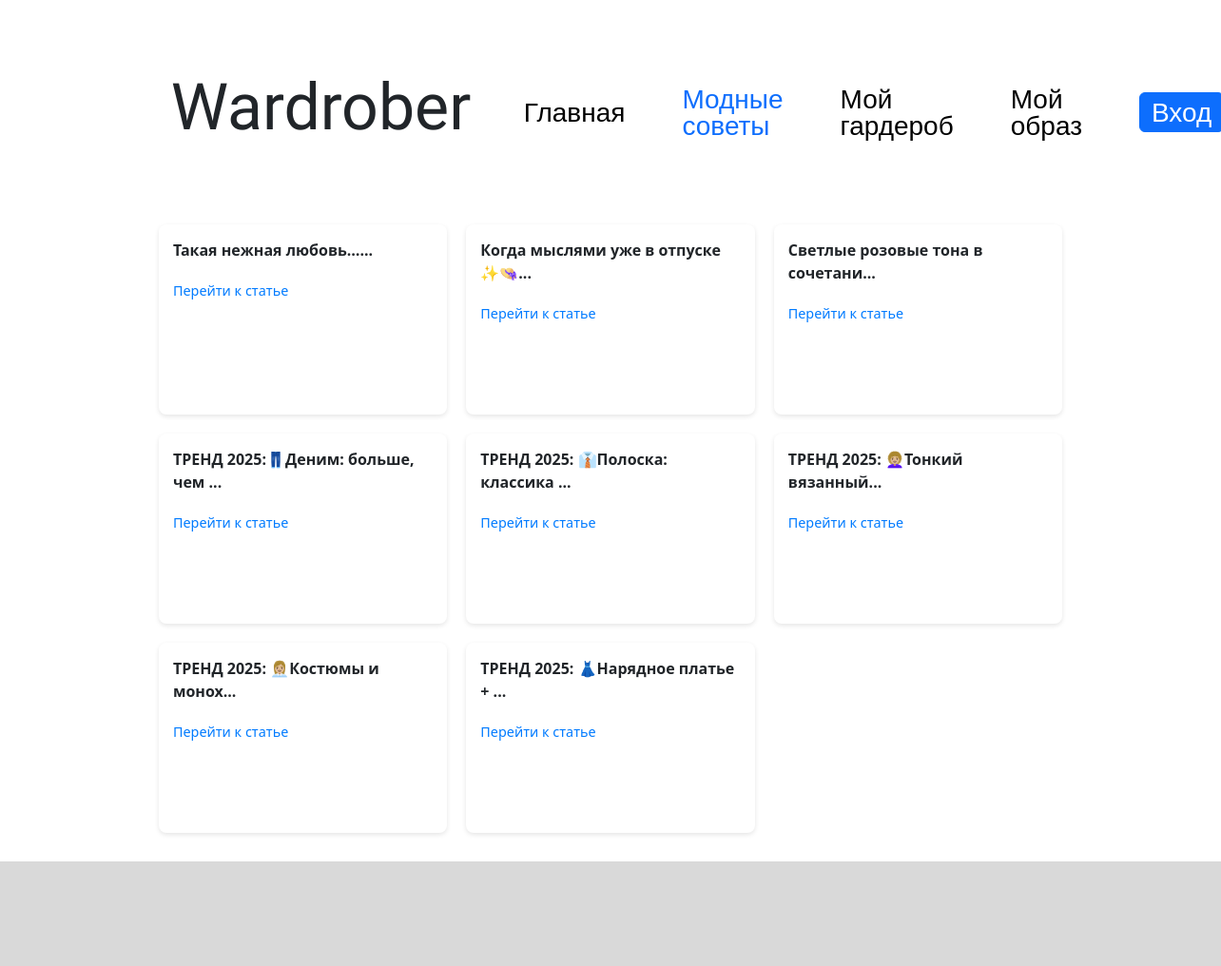
/advices, run on an earlier commit of the app's database.
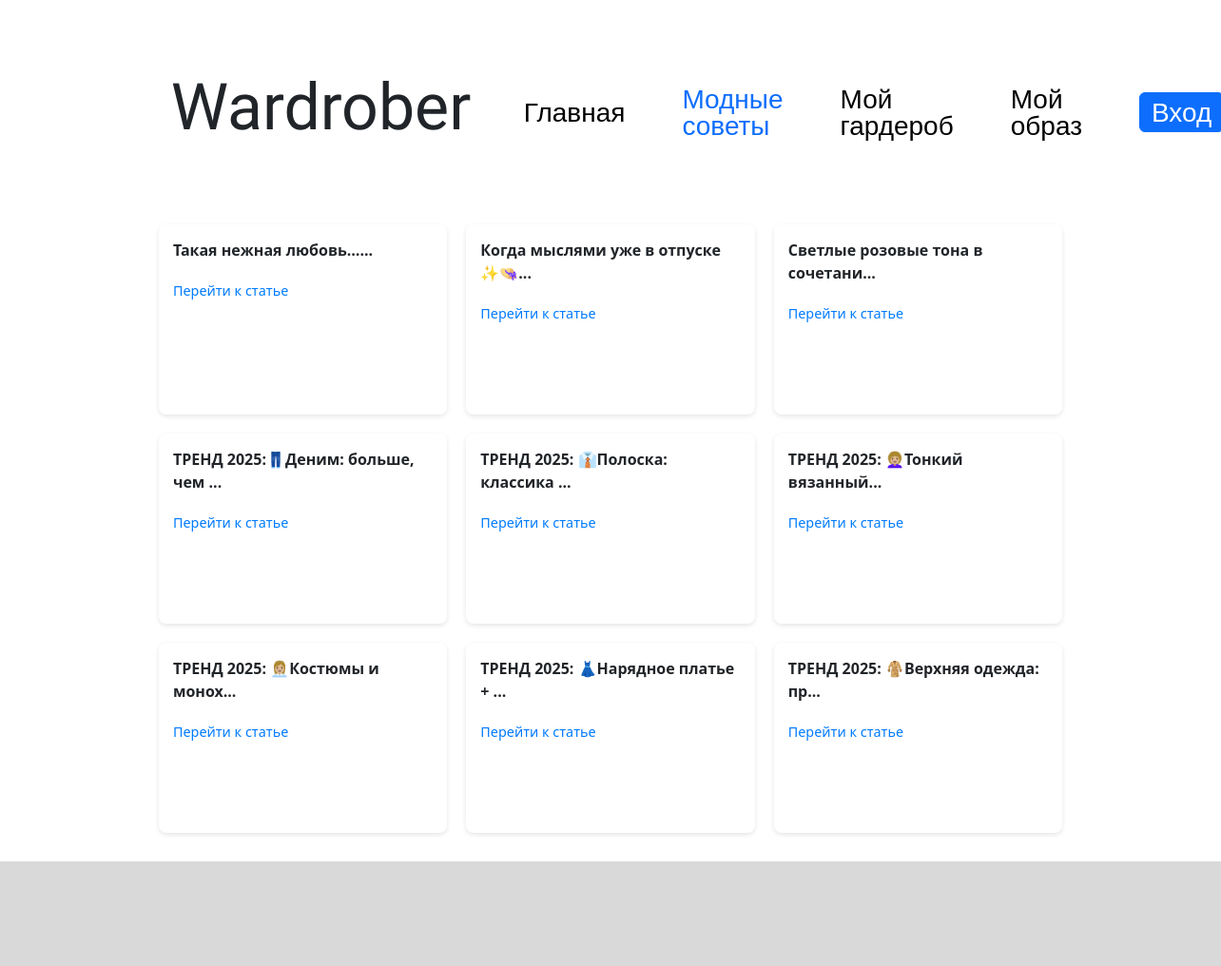
And on a later commit of the database.
### data/news.py (models this page shows)
class News(SqlAlchemyBase, SerializerMixin):
    __tablename__ = 'news'
    id = sqlalchemy.Column(sqlalchemy.Integer, primary_key=True, autoincrement=True)
    text = sqlalchemy.Column(sqlalchemy.String, nullable=False)
    title = sqlalchemy.Column(sqlalchemy.String, nullable=False)
    img_url = sqlalchemy.Column(sqlalchemy.String, nullable=False)

### server.py (the view)
@app.route('/advices')
def advices():
    db_sess = db_session.create_session()
    news = db_sess.query(News).all()
    data = []
    for new in news:
        data.append(new.to_dict())
    return render_template('advices.html', data=data, path=request.path)

### data/db_session.py (called while the page is built)
def create_session() -> Session:
    global __factory
    return __factory()

### templates/advices.html
{% extends "base.html" %}
{% block content %}
<div class="my_container">
<div class="cards-grid_wrd">
    {% for new in data %}
    <div class="cards-grid_wrd">
        <div class="card_wrd">
            <div class="card-title_wrd">{{new["title"]}}</div>
            <a href="/advice/{{ new['id'] }}" class="card-link_wrd">Перейти к статье</a>
        </div>
    </div>
    {% endfor %}
</div>
</div>
{% endblock %}

### templates/base.html (shortened to what this page needs)
<!doctype html>
<html lang="en">
<head>
    <link href="https://cdn.jsdelivr.net/npm/bootstrap@5.3.3/dist/css/bootstrap.min.css"
          rel="stylesheet"
>
    <link rel="stylesheet" type="text/css" href="/static/css/style.css"/>
</head>
<body>
<header>
    <nav>
        <h1 class="main-name">Wardrober</h1>
        {% if path == '/' %}
        <a href="/" class="nav-item" style="color:#0D6EFD;">Главная</a>
        {% else %}
        <a href="/" class="nav-item" style="color:#000000;">Главная</a>
        {% endif %}
        {% if path == '/advices' %}
        <a href="/advices" class="nav-item" style="color:#0D6EFD;">Модные советы</a>
        {% else %}
        <a href="/advices" class="nav-item" style="color:#000000;">Модные советы</a>
        {% endif %}
        {% if 'wardrobe' in path %}
        <a href="/wardrobe" class="nav-item" style="color:#0D6EFD;">Мой гардероб</a>
        {% else %}
        <a href="/wardrobe" class="nav-item" style="color:#000000;">Мой гардероб</a>
        {% endif %}
        {% if path == '/look' %}
        <a href="/look" class="nav-item" style="color:#0D6EFD;">Мой образ</a>
        {% else %}
        <a href="/look" class="nav-item" style="color:#000000;">Мой образ</a>
        {% endif %}
        {% if current_user.is_authenticated %}
        <a id="user-name" href="/logout">{{ current_user.name }}</a>
        {% else %}
        <a href="/login" class="btn btn-primary mybtn">Вход</a>
        {% endif %}
    </nav>
</header>
<main role="main" class="container">
    {% block content %}{% endblock %}
</main>
<div id="bottom"></div>
</body>
</html>

### static/css/style.css (style rules this page uses)
body { display: flex; flex-direction: column; min-height: 100vh; }
.my_container { margin: 0px 13vw 30px 13vw; }
.container { margin: 0px 0px 0px 0px; padding: 0px 0px 0px 0px; max-width: 100vw; flex: 1; }
#bottom { background-color: #D9D9D9; margin: 40px, 0, 0, 0; height: 110px; width: 100vw; }
nav { display: flex; justify-content: space-between; align-items: center; margin: 60px 14vw 60px 14vw; }
.main-name { font-family: "Italianno", cursive; font-weight: 400; font-size: 68px; font-style: normal; margin-right: 2vw; }
.nav-item, .mybtn { font-family: "Inter", sans-serif; font-size: 28px; font-weight: 300; font-style: normal; text-decoration: none; margin: 30px; line-height: 100%; }
.cards-grid_wrd { display: grid; grid-template-columns: repeat(auto-fill, minmax(250px, 1fr)); gap: 20px; }
.card_wrd { background: white; border-radius: 8px; box-shadow: 0 2px 5px rgba(0,0,0,0.1); padding: 15px; height: 200px; display: flex; flex-direction: column; }
.card-title_wrd { font-weight: bold; margin-bottom: 10px; }
.card-link_wrd { color: #007bff; text-decoration: none; font-size: 0.9rem; display: inline-block; margin-top: 10px; }

What changed in the data, as far as the page shows it:
added News: title "ТРЕНД 2025: 🧥Верхняя одежда: пр..."
